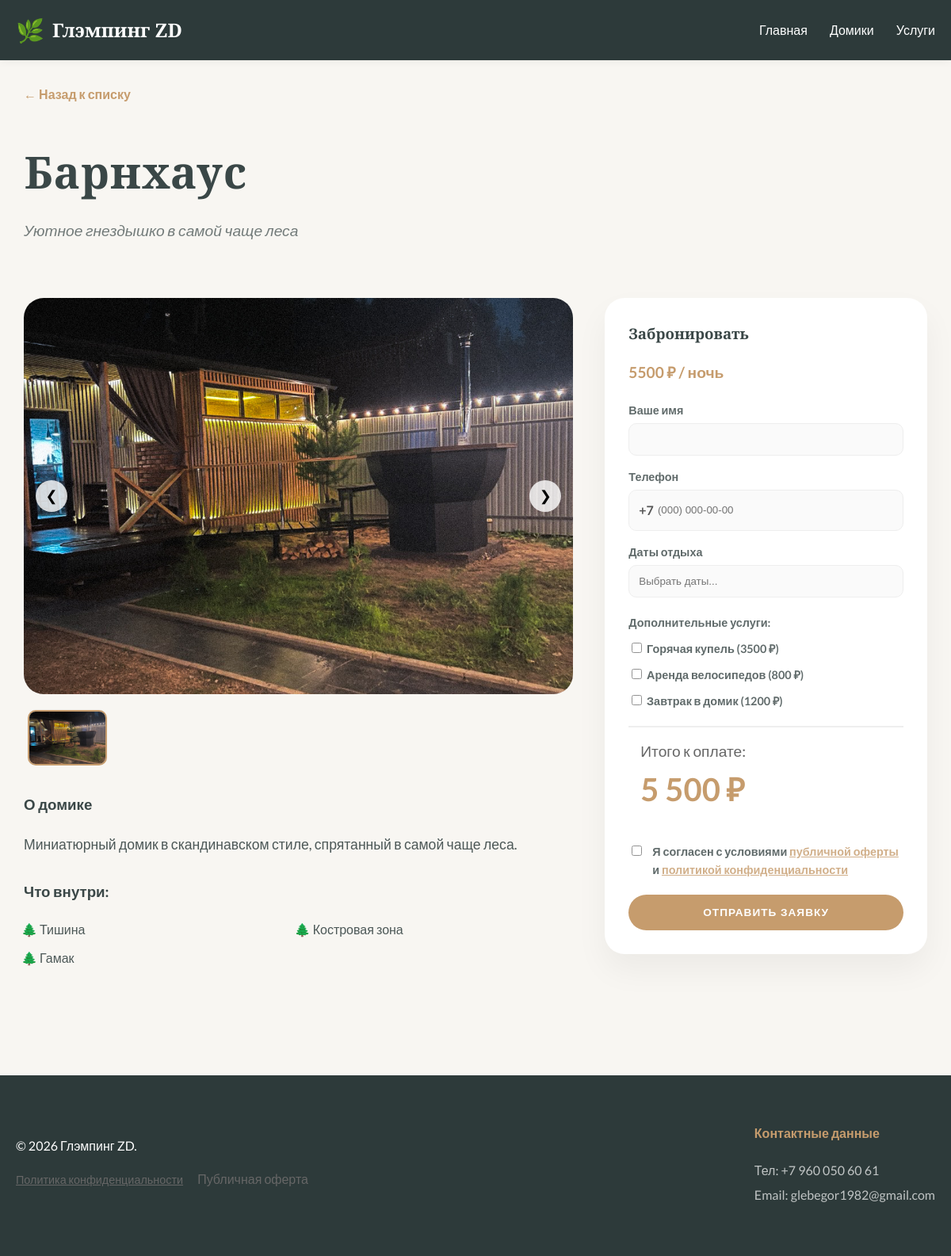
The page /house/3 on the database as committed earlier.
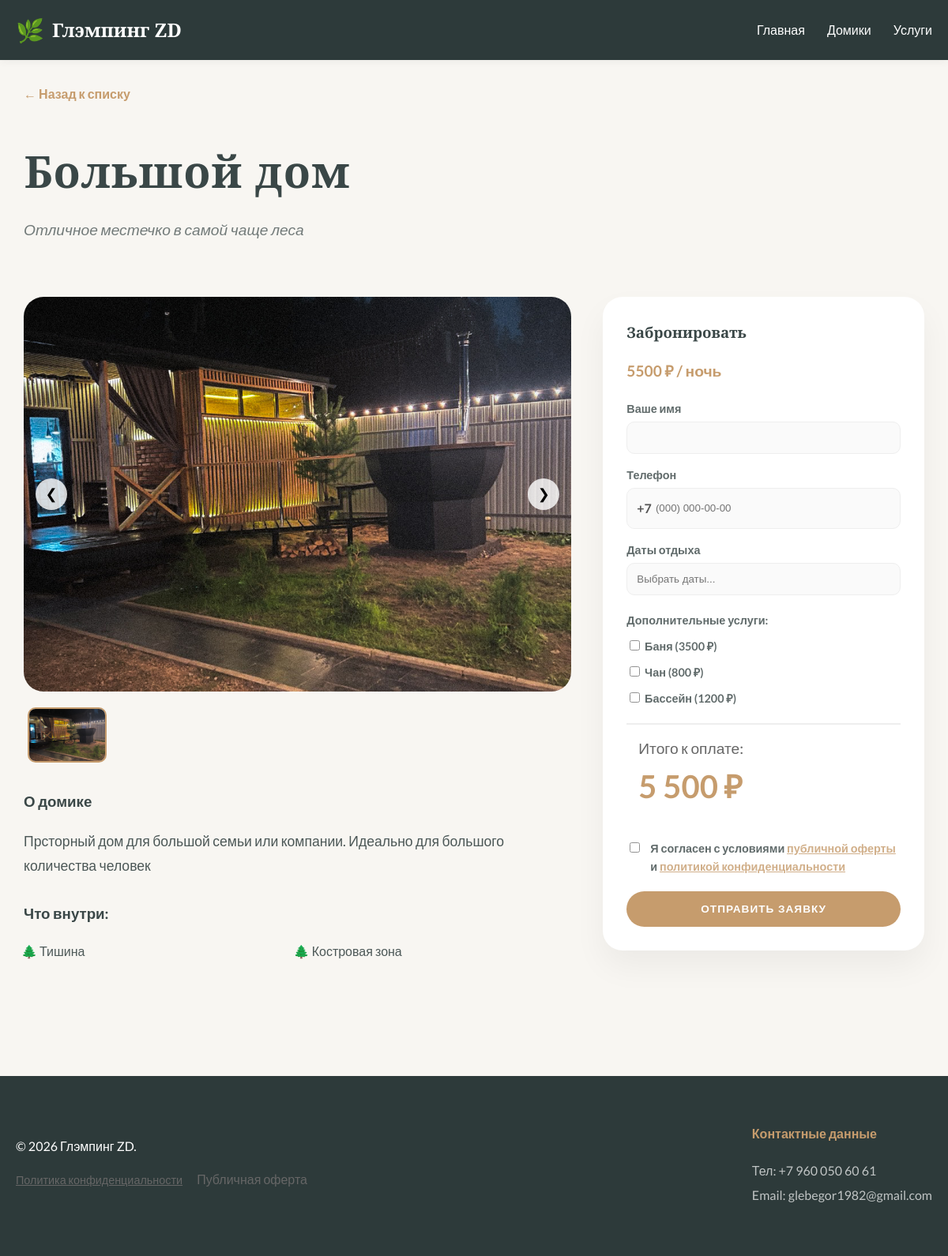
The same page on the database as committed later.
### tables this page shows
CREATE TABLE houses (
            id INTEGER PRIMARY KEY AUTOINCREMENT,
            name TEXT NOT NULL,
            description TEXT,
            short_description TEXT,
            price_per_night INTEGER,
            features TEXT,
            image_url TEXT
        );

CREATE TABLE services (
                id INTEGER PRIMARY KEY AUTOINCREMENT,
                name TEXT NOT NULL,
                description TEXT,
                price INTEGER,
                image_filename TEXT
            );

### app.py (the view)
@app.route('/house/<int:house_id>')
def house_page(house_id):
    conn = get_db_connection()
    house = conn.execute('SELECT * FROM houses WHERE id = ?', (house_id,)).fetchone()
    booked_dates = conn.execute('SELECT check_in as "from", check_out as "to" FROM bookings WHERE house_id = ?',
                                (house_id,)).fetchall()
    all_services = conn.execute('SELECT * FROM services').fetchall()
    conn.close()
    if house is None:
        return "Домик не найден", 404
    folder_path = f'static/img/houses/house{house_id}'
    additional_images = []
    if os.path.exists(folder_path):
        files = os.listdir(folder_path)
        additional_images = [f for f in files if f.startswith('image') and f.endswith(('.jpg', '.jpeg', '.png', '.JPG'))]
        additional_images.sort()  # Чтобы порядок был 1, 2, 3...
    return render_template('house.html',
                           house=house,
                           images=additional_images,
                           booked_dates=[dict(ix) for ix in booked_dates],
                           all_services=all_services)

### app.py (called while the page is built)
def get_db_connection():
    conn = sqlite3.connect('glamping.db')
    conn.row_factory = sqlite3.Row  # Это позволяет обращаться к колонкам по именам: house['name']
    return conn

### templates/house.html (shortened to what the changed rows need)
{% extends 'base.html' %}
{% block content %}
<div class="container" style="flex-direction: column; align-items: flex-start; margin-top: 30px;">
    <header style="text-align: left; padding: 0; margin-bottom: 30px;">
        <h1>{{ house['name'] }}</h1>
        <p class="subtitle">{{ house['short_description'] }}</p>
    </header>
    <section class="house-detail" style="display: flex; gap: 40px; flex-wrap: wrap; width: 100%;">
        <div style="flex: 2; min-width: 300px;">
            <div class="description-text">
                <h3>О домике</h3>
                <p style="font-size: 1.1rem; line-height: 1.8; opacity: 0.9;">{{ house['description'] }}</p>
                <h3 style="margin-top: 30px;">Что внутри:</h3>
                <ul style="column-count: 2; list-style-type: '🌲 '; padding-left: 20px;">
                    {% for feature in house['features'].split(',') %}
                    <li style="margin-bottom: 10px;">{{ feature.strip() }}</li>
                    {% endfor %}
                </ul>
            </div>
        </div>
        <div class="booking-card"
             style="flex: 1; min-width: 320px; background: white; padding: 30px; border-radius: 25px; box-shadow: 0 20px 40px rgba(0,0,0,0.05); height: fit-content; position: sticky; top: 20px;">
            <h3 style="margin-top: 0; font-family: var(--font-header);">Забронировать</h3>
            <p style="font-size: 1.2rem; font-weight: bold; color: var(--accent-wood); margin-bottom: 20px;">
                {{ house['price_per_night'] }} ₽ / ночь
            </p>
            <form action="/book/{{ house['id'] }}" method="POST">
                <div style="margin-bottom: 15px;">
                </div>
                <div style="margin-bottom: 15px;">
                </div>
                <div style="margin-bottom: 20px;">
                </div>
                <div style="margin-bottom: 20px; text-align: left;">
                    <div class="services-selection-list" style="display: flex; flex-direction: column; gap: 10px;">
                        {% for service in all_services %}
                        <label class="service-checkbox-label">
                            <input type="checkbox" name="selected_services" value="{{ service.id }}"
                                   data-price="{{ service.price }}" class="service-checkbox">
                            <span>{{ service.name }} ({{ service.price }} ₽)</span>
                        </label>
                        {% endfor %}
                    </div>
                </div>
                <div class="total-price-container" style="margin: 20px 0; padding: 15px; border-top: 2px solid #eee;">
                </div>
                <div style="margin: 20px 0; font-size: 0.9rem; color: #555;">
                </div>
                <button type="submit" class="btn" style="width: 100%; border: none; cursor: pointer; padding: 15px;">
                </button>
            </form>
        </div>
    </section>
</div>
{% endblock %}

Rows that differ between the two databases and show on the page:
changed houses: name "Барнхаус" → "Большой дом"; short_description "Уютное гнездышко в самой чаще леса" → "Отличное местечко в самой чаще леса"; description "Миниатюрный домик в скандинавском стиле, спрятанный в самой чаще леса." → "Прсторный дом для большой семьи или компании. Идеально для большого количества человек"
changed services: name "Горячая купель" → "Баня"
changed services: name "Аренда велосипедов" → "Чан"
changed services: name "Завтрак в домик" → "Бассейн"
Other text that changed with them:
list line gone: "Гамак"
